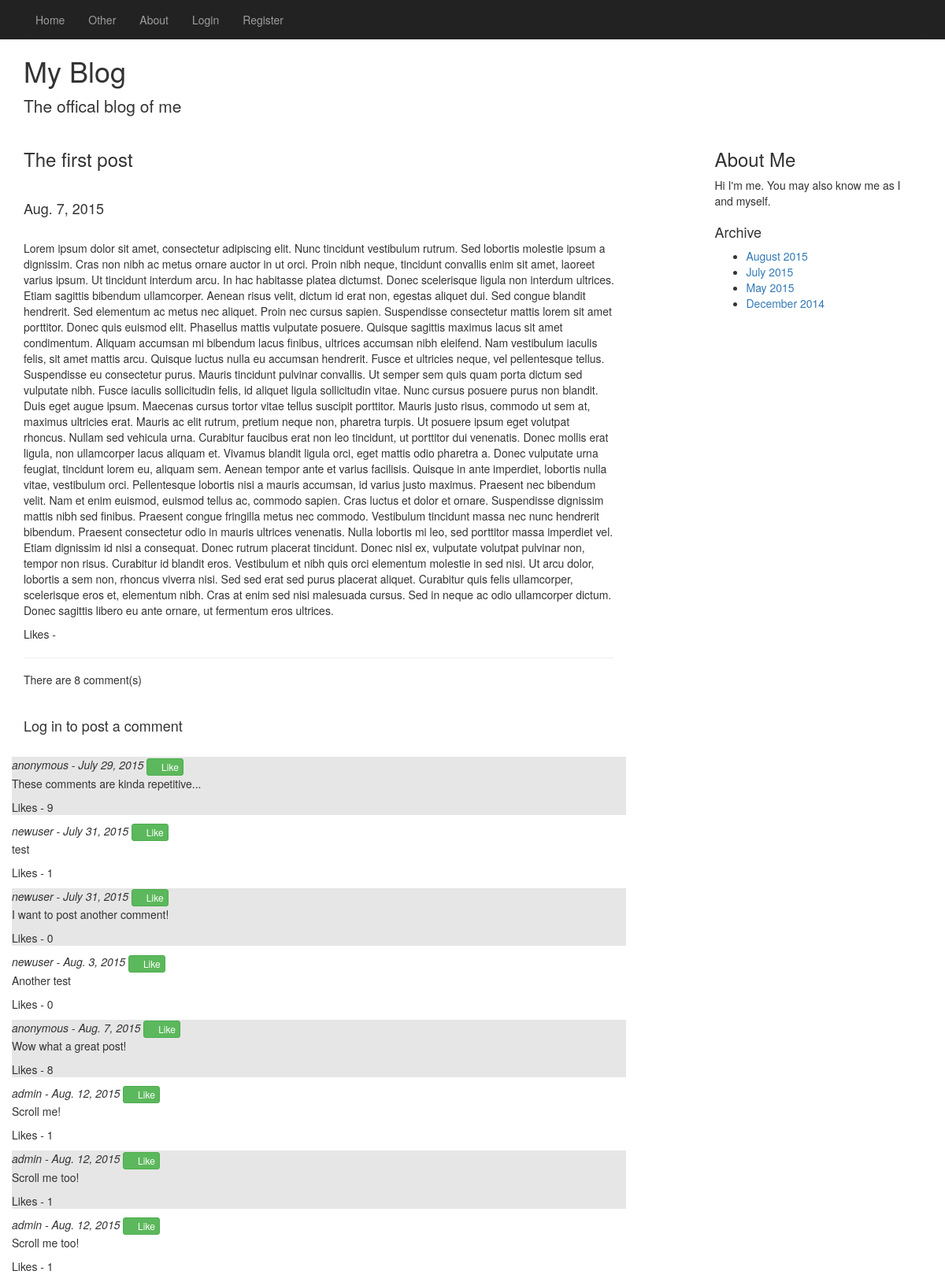
Page /blog/post/the-first-post/ on the earlier database version.
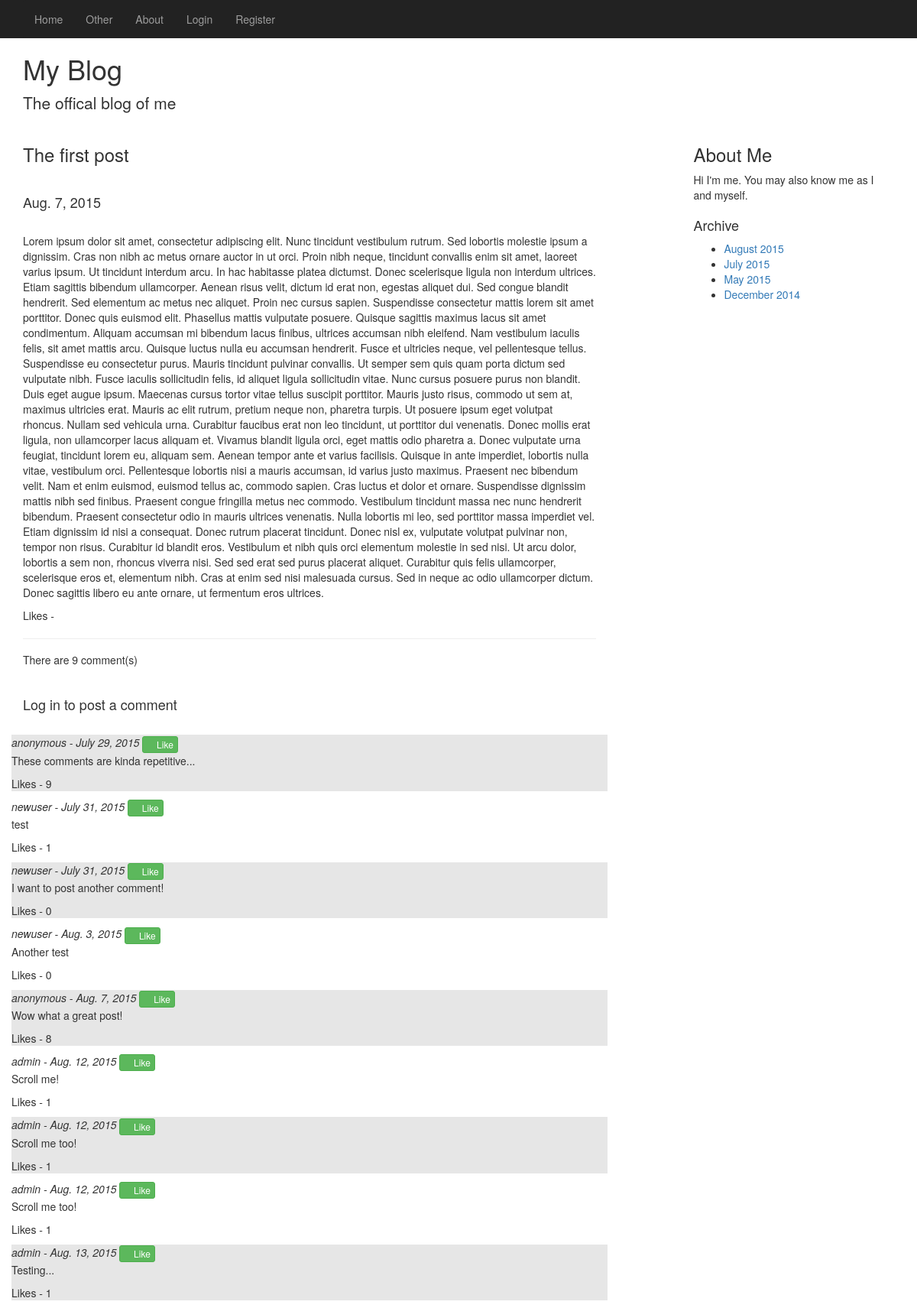
Same page on the later database version.
### blog/models.py (models this page shows, shortened)
class Comment(models.Model):
    parent = models.ForeignKey(BlogPost)
    author = models.CharField(max_length=64)
    pubDate = models.DateField()
    body = models.TextField()
    likes = models.IntegerField(default=0)

### blog/views.py (the view)
# urls.py: url(r'^post/(?P<blog_post_slug>[\w\-]+)/$', views.blogPost, name='post'),
def blogPost(request, blog_post_slug):
    context_dict = {}
    try:
        post = BlogPost.objects.get(slug=blog_post_slug)
        comments = Comment.objects.filter(parent=post)
        context_dict['post'] = post
        context_dict['comments'] = comments
        context_dict['num_comments'] = len(comments)
    except BlogPost.DoesNotExist:
        pass
    return render(request, 'blog/post.html', context_dict)

### blog/templatetags/blog_extras.py (called while the page is built)
@register.inclusion_tag('blog/comment_template.html')
def generate_comments(comment, user):
    if user >= 0:
        isLiked = UserLikes.objects.get_or_create(user=user, comment=comment)[0]
    if user >= 0 and isLiked.liked:
        btn_classes = "btn btn-success btn-xs likebtn liked"
    else:
        btn_classes = "btn btn-success btn-xs likebtn"
    context_dict = {"classes": btn_classes, "comment": comment}
    return context_dict

@register.inclusion_tag('blog/archive_template.html')
def print_dates():
    dates = []
    archives = []
    posts = BlogPost.objects.all().order_by('-pubDate')
    for post in posts:
        date = post.pubDate.strftime("%B %Y")
        if date not in dates:
            dates.append(date)
            archives.append((date, slugify(date)))
    context_dict = {'archives': archives}
    return context_dict

### templates/blog/post.html (shortened to what this page needs)
{% extends "blog/base.html" %}
{% load staticfiles %}
{% load blog_extras %}
{% if post %}
    {% block body_block %}
        <h3>{{ post.title }}</h3>
        <br/>
        <h4>{{ post.pubDate }}</h4>
        <br/>
        <p>{{ post.body }}</p>
        <p>Likes - {{ post.likes }}</p>
        <hr/>
        <h5>There are <span id="num">{{ num_comments }}</span> comment(s)</h5>
        <br/>
        {% if user.is_authenticated %}
            <h4>Post a comment</h4>
            <form id="comment_form" method="" action="">
            {% csrf_token %}
            <textarea id="comment_area" name="comment_area" rows="5" cols="50"></textarea>
                <br/>
                <input type="submit" name="submit" value="Submit"/>
            </form>
        {% else %}
            <h4>Log in to post a comment</h4>
        {% endif %}
        <br/>
        {% if comments %}
            <div class="row" id="comments">
            {% for c in comments %}
                {% if user.is_authenticated %}
                    {% generate_comments c user %}
                {% else %}
                    {% generate_comments c -1 %}
                {% endif %}
            {% endfor %}
            </div>
        {% endif %}
    {% endblock %}
{% else %}
    <h1><strong>No blog post found by that name</strong></h1>
{% endif %}

### templates/blog/comment_template.html
<div class="comment">
    <em>{{ comment.author }} - {{ comment.pubDate }}</em>
    <button id="{{ comment.pk }}" role="button" class="{{ classes }}" type="button">
    <span class="glyphicon glyphicon-thumbs-up"></span>
    Like
    </button>
    <br/>
    <p>{{ comment.body }}</p>
    <p>Likes - <span id="{{ comment.pk }}_likes">{{ comment.likes }}</span></p>
</div>

Differences in the rows shown:
added Comment: author "admin", pubDate "Aug. 13, 2015", body "Testing...", likes "1"
Other differences:
{{ num_comments }}: "8" → "9"
